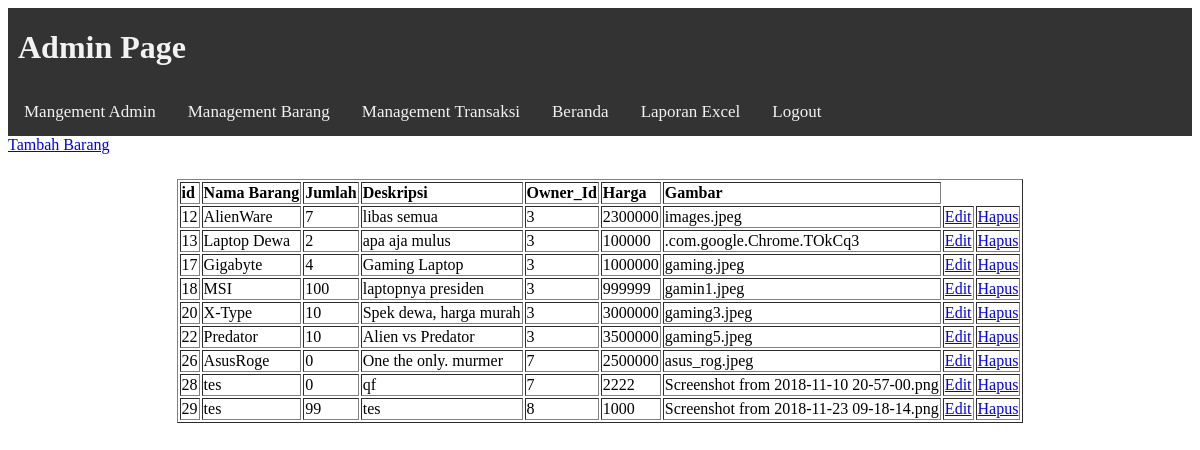
Screenshot of /admin_page.php?pg=manbar (signed in) with the database file from the repository.
### tables this page shows
CREATE TABLE `barang` (
  `id` int(10) NOT NULL,
  `nama_barang` varchar(50) NOT NULL,
  `jumlah` int(10) NOT NULL,
  `deskripsi` varchar(150) NOT NULL,
  `owner_id` int(10) NOT NULL,
  `harga` int(10) NOT NULL,
  `gambar` varchar(50) NOT NULL
);

### database.php (called while the page is built, shortened)
<?php
if (!isset($db))
{
	class Database
	{
		private $connection;
		public function __construct($ip="127.0.0.1", $db="emart", $uname="root", $password="")
		{
			$this->connection = mysqli_connect($ip, $uname, $password);
		}
		public function cusq($q)
		{
			return mysqli_query($this->connection, $q);
		}
	public function get_barang($id="")
		{
			if (!$id=="")
			{
			$a = $this->cusq( sprintf("select * from barang where id='%s'", $id));
			}
			else{
			$a = $this->cusq( sprintf("select * from barang"));
			}
			$b = array();
			$i = 0;
			while ($e = mysqli_fetch_row($a))
			{
				$b[$i] = $e;
				$i++;
			}
			return $b;
		}
	}
}
?>

### admin_page.php (the view, shortened to what this page needs)
<?php
include("database.php");
$db = new Database();
?>
<!DOCTYPE html>
<html>
<head>
	<link rel="stylesheet" href="admin_page.css"/>
</head>
<body>
<div class="topnav">
 <h1 style="color: #f2f2f2;margin-left: 10px;">Admin Page</h1>
 <a class="active" href="admin_page.php?pg=manadm">Mangement Admin</a>
 <a class="active" href="admin_page.php?pg=manbar">Management Barang</a>
 <a class="active" href="admin_page.php?pg=mantran">Management Transaksi</a>
 <a class="active" href="index.php">Beranda</a>
 <a class="active" href="laporan_excel.php">Laporan Excel</a>
 <a class="active" href="logout.php">Logout</a>
</div>
<table border='1' style="margin-top: 25px;" align="center">
<?php
if (!isset($_GET["pg"]))
{
	$hal = "manadm";
}
else{
$hal = $_GET["pg"];
}
switch ($hal)
{
	case "manbar":
		echo "<a href='tambah_barang.php'>Tambah Barang</a>";
		$a = $db->get_barang();
		$header = array("id", "Nama Barang", "Jumlah", "Deskripsi", "Owner_Id", "Harga", "Gambar");
		echo "<tr>";
		foreach ($header as $e)
		{
			printf("<td><b>%s</b></td>", $e);
		}
		echo "</tr>";
		foreach($a as $b)
		{
			echo "<tr>";
			$extra = array(array("Edit", "edit_barang.php"), array("Hapus", "hapus_barang.php"));
			foreach($b as $c)
			{
				printf("<td>%s</td>", $c);
			}
			foreach($extra as $c)
			{
				printf("<td><a href='%s'>%s</a></td>", $c[1]."?id=".$b[0], $c[0]);
			}
			echo "</tr>";
		}
		break;
}
?>
</table>
</body>
</html>

### admin_page.css (style rules this page uses)
.topnav { overflow: hidden; background-color: #333; }
.topnav a { color: #f2f2f2; text-align: center; text-decoration: none; float: left; padding: 14px 16px; font-size: 17px; }

### rows the page displays
barang: id "12", nama_barang "AlienWare", jumlah "7", deskripsi "libas semua", owner "3", harga "2300000", gambar "images.jpeg", c "Edit", c "Hapus"
barang: id "13", nama_barang "Laptop Dewa", jumlah "2", deskripsi "apa aja mulus", owner "3", harga "100000", gambar ".com.google.Chrome.TOkCq3", c "Edit", c "Hapus"
barang: id "17", nama_barang "Gigabyte", jumlah "4", deskripsi "Gaming Laptop", owner "3", harga "1000000", gambar "gaming.jpeg", c "Edit", c "Hapus"
barang: id "18", nama_barang "MSI", jumlah "100", deskripsi "laptopnya presiden", owner "3", harga "999999", gambar "gamin1.jpeg", c "Edit", c "Hapus"
barang: id "20", nama_barang "X-Type", jumlah "10", deskripsi "Spek dewa, harga murah", owner "3", harga "3000000", gambar "gaming3.jpeg", c "Edit", c "Hapus"
barang: id "22", nama_barang "Predator", jumlah "10", deskripsi "Alien vs Predator", owner "3", harga "3500000", gambar "gaming5.jpeg", c "Edit", c "Hapus"
barang: id "26", nama_barang "AsusRoge", jumlah "0", deskripsi "One the only. murmer", owner "7", harga "2500000", gambar "asus_rog.jpeg", c "Edit", c "Hapus"
barang: id "28", nama_barang "tes", jumlah "0", deskripsi "qf", owner "7", harga "2222", gambar "Screenshot from 2018-11-10 20-57-00.png", c "Edit", c "Hapus"
barang: id "29", c "tes", jumlah "99", owner "8", harga "1000", gambar "Screenshot from 2018-11-23 09-18-14.png", c "Edit", c "Hapus"

### other values shown
$e "id"
$e "Nama Barang"
$e "Jumlah"
$e "Deskripsi"
$e "Owner_Id"
$e "Harga"
$e "Gambar"
